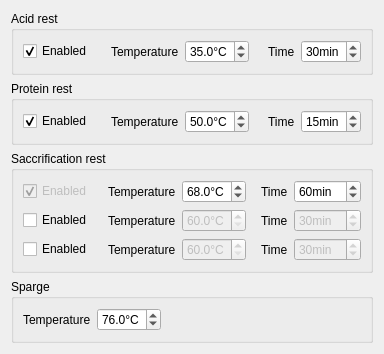
<?xml version="1.0" encoding="UTF-8"?>
<ui version="4.0">
 <class>MashScheduleWidget</class>
 <widget class="QWidget" name="MashScheduleWidget">
  <property name="windowModality">
   <enum>Qt::ApplicationModal</enum>
  </property>
  <property name="geometry">
   <rect>
    <x>0</x>
    <y>0</y>
    <width>384</width>
    <height>338</height>
   </rect>
  </property>
  <property name="windowTitle">
   <string>Mash Schedule</string>
  </property>
  <layout class="QVBoxLayout" name="verticalLayout_5">
   <item>
    <widget class="QGroupBox" name="groupBox">
     <property name="title">
      <string>Acid rest</string>
     </property>
     <layout class="QVBoxLayout" name="verticalLayout">
      <item>
       <layout class="QHBoxLayout" name="horizontalLayout">
        <item>
         <widget class="QCheckBox" name="chkAcidEnable">
          <property name="text">
           <string>Enabled</string>
          </property>
          <property name="checked">
           <bool>true</bool>
          </property>
         </widget>
        </item>
        <item>
         <spacer name="horizontalSpacer">
          <property name="orientation">
           <enum>Qt::Horizontal</enum>
          </property>
          <property name="sizeHint" stdset="0">
           <size>
            <width>40</width>
            <height>20</height>
           </size>
          </property>
         </spacer>
        </item>
        <item>
         <widget class="QLabel" name="label">
          <property name="text">
           <string>Temperature</string>
          </property>
         </widget>
        </item>
        <item>
         <widget class="QDoubleSpinBox" name="dspnAcidTemp">
          <property name="suffix">
           <string>°C</string>
          </property>
          <property name="decimals">
           <number>1</number>
          </property>
          <property name="minimum">
           <double>20.000000000000000</double>
          </property>
          <property name="maximum">
           <double>40.000000000000000</double>
          </property>
          <property name="value">
           <double>35.000000000000000</double>
          </property>
         </widget>
        </item>
        <item>
         <spacer name="horizontalSpacer_2">
          <property name="orientation">
           <enum>Qt::Horizontal</enum>
          </property>
          <property name="sizeHint" stdset="0">
           <size>
            <width>40</width>
            <height>20</height>
           </size>
          </property>
         </spacer>
        </item>
        <item>
         <widget class="QLabel" name="label_2">
          <property name="text">
           <string>Time</string>
          </property>
         </widget>
        </item>
        <item>
         <widget class="QSpinBox" name="spnAcidMin">
          <property name="suffix">
           <string>min</string>
          </property>
          <property name="minimum">
           <number>1</number>
          </property>
          <property name="value">
           <number>30</number>
          </property>
         </widget>
        </item>
       </layout>
      </item>
      <item>
       <spacer name="verticalSpacer_3">
        <property name="orientation">
         <enum>Qt::Vertical</enum>
        </property>
        <property name="sizeHint" stdset="0">
         <size>
          <width>20</width>
          <height>40</height>
         </size>
        </property>
       </spacer>
      </item>
     </layout>
    </widget>
   </item>
   <item>
    <widget class="QGroupBox" name="groupBox_2">
     <property name="title">
      <string>Protein rest</string>
     </property>
     <layout class="QVBoxLayout" name="verticalLayout_2">
      <item>
       <layout class="QHBoxLayout" name="horizontalLayout_2">
        <item>
         <widget class="QCheckBox" name="chkProteinEnable">
          <property name="text">
           <string>Enabled</string>
          </property>
          <property name="checked">
           <bool>true</bool>
          </property>
         </widget>
        </item>
        <item>
         <spacer name="horizontalSpacer_3">
          <property name="orientation">
           <enum>Qt::Horizontal</enum>
          </property>
          <property name="sizeHint" stdset="0">
           <size>
            <width>40</width>
            <height>20</height>
           </size>
          </property>
         </spacer>
        </item>
        <item>
         <widget class="QLabel" name="label_3">
          <property name="text">
           <string>Temperature</string>
          </property>
         </widget>
        </item>
        <item>
         <widget class="QDoubleSpinBox" name="dspnProteinTemp">
          <property name="suffix">
           <string>°C</string>
          </property>
          <property name="decimals">
           <number>1</number>
          </property>
          <property name="minimum">
           <double>40.000000000000000</double>
          </property>
          <property name="maximum">
           <double>60.000000000000000</double>
          </property>
          <property name="value">
           <double>50.000000000000000</double>
          </property>
         </widget>
        </item>
        <item>
         <spacer name="horizontalSpacer_4">
          <property name="orientation">
           <enum>Qt::Horizontal</enum>
          </property>
          <property name="sizeHint" stdset="0">
           <size>
            <width>40</width>
            <height>20</height>
           </size>
          </property>
         </spacer>
        </item>
        <item>
         <widget class="QLabel" name="label_4">
          <property name="text">
           <string>Time</string>
          </property>
         </widget>
        </item>
        <item>
         <widget class="QSpinBox" name="spnProteinMin">
          <property name="suffix">
           <string>min</string>
          </property>
          <property name="minimum">
           <number>1</number>
          </property>
          <property name="value">
           <number>15</number>
          </property>
         </widget>
        </item>
       </layout>
      </item>
     </layout>
    </widget>
   </item>
   <item>
    <spacer name="verticalSpacer_2">
     <property name="orientation">
      <enum>Qt::Vertical</enum>
     </property>
     <property name="sizeHint" stdset="0">
      <size>
       <width>20</width>
       <height>40</height>
      </size>
     </property>
    </spacer>
   </item>
   <item>
    <widget class="QGroupBox" name="groupBox_3">
     <property name="title">
      <string>Saccrification rest</string>
     </property>
     <layout class="QVBoxLayout" name="verticalLayout_3">
      <item>
       <layout class="QHBoxLayout" name="horizontalLayout_3">
        <item>
         <widget class="QCheckBox" name="chkSac1Enable">
          <property name="enabled">
           <bool>false</bool>
          </property>
          <property name="text">
           <string>Enabled</string>
          </property>
          <property name="checked">
           <bool>true</bool>
          </property>
         </widget>
        </item>
        <item>
         <spacer name="horizontalSpacer_5">
          <property name="orientation">
           <enum>Qt::Horizontal</enum>
          </property>
          <property name="sizeHint" stdset="0">
           <size>
            <width>40</width>
            <height>20</height>
           </size>
          </property>
         </spacer>
        </item>
        <item>
         <widget class="QLabel" name="label_5">
          <property name="text">
           <string>Temperature</string>
          </property>
         </widget>
        </item>
        <item>
         <widget class="QDoubleSpinBox" name="dspnSacTemp1">
          <property name="suffix">
           <string>°C</string>
          </property>
          <property name="decimals">
           <number>1</number>
          </property>
          <property name="minimum">
           <double>60.000000000000000</double>
          </property>
          <property name="maximum">
           <double>70.000000000000000</double>
          </property>
          <property name="value">
           <double>68.000000000000000</double>
          </property>
         </widget>
        </item>
        <item>
         <spacer name="horizontalSpacer_6">
          <property name="orientation">
           <enum>Qt::Horizontal</enum>
          </property>
          <property name="sizeHint" stdset="0">
           <size>
            <width>40</width>
            <height>20</height>
           </size>
          </property>
         </spacer>
        </item>
        <item>
         <widget class="QLabel" name="label_6">
          <property name="text">
           <string>Time</string>
          </property>
         </widget>
        </item>
        <item>
         <widget class="QSpinBox" name="spnSacTime1">
          <property name="suffix">
           <string>min</string>
          </property>
          <property name="minimum">
           <number>10</number>
          </property>
          <property name="maximum">
           <number>120</number>
          </property>
          <property name="value">
           <number>60</number>
          </property>
         </widget>
        </item>
       </layout>
      </item>
      <item>
       <layout class="QHBoxLayout" name="horizontalLayout_4">
        <item>
         <widget class="QCheckBox" name="chkSac2Enable">
          <property name="text">
           <string>Enabled</string>
          </property>
         </widget>
        </item>
        <item>
         <spacer name="horizontalSpacer_7">
          <property name="orientation">
           <enum>Qt::Horizontal</enum>
          </property>
          <property name="sizeHint" stdset="0">
           <size>
            <width>40</width>
            <height>20</height>
           </size>
          </property>
         </spacer>
        </item>
        <item>
         <widget class="QLabel" name="label_7">
          <property name="text">
           <string>Temperature</string>
          </property>
         </widget>
        </item>
        <item>
         <widget class="QDoubleSpinBox" name="dspnSacTemp2">
          <property name="enabled">
           <bool>false</bool>
          </property>
          <property name="suffix">
           <string>°C</string>
          </property>
          <property name="decimals">
           <number>1</number>
          </property>
          <property name="minimum">
           <double>60.000000000000000</double>
          </property>
          <property name="maximum">
           <double>70.000000000000000</double>
          </property>
          <property name="value">
           <double>60.000000000000000</double>
          </property>
         </widget>
        </item>
        <item>
         <spacer name="horizontalSpacer_8">
          <property name="orientation">
           <enum>Qt::Horizontal</enum>
          </property>
          <property name="sizeHint" stdset="0">
           <size>
            <width>40</width>
            <height>20</height>
           </size>
          </property>
         </spacer>
        </item>
        <item>
         <widget class="QLabel" name="label_8">
          <property name="text">
           <string>Time</string>
          </property>
         </widget>
        </item>
        <item>
         <widget class="QSpinBox" name="spnSacTime2">
          <property name="enabled">
           <bool>false</bool>
          </property>
          <property name="suffix">
           <string>min</string>
          </property>
          <property name="minimum">
           <number>10</number>
          </property>
          <property name="maximum">
           <number>120</number>
          </property>
          <property name="value">
           <number>30</number>
          </property>
         </widget>
        </item>
       </layout>
      </item>
      <item>
       <layout class="QHBoxLayout" name="horizontalLayout_5">
        <item>
         <widget class="QCheckBox" name="chkSac3Enable">
          <property name="text">
           <string>Enabled</string>
          </property>
         </widget>
        </item>
        <item>
         <spacer name="horizontalSpacer_9">
          <property name="orientation">
           <enum>Qt::Horizontal</enum>
          </property>
          <property name="sizeHint" stdset="0">
           <size>
            <width>40</width>
            <height>20</height>
           </size>
          </property>
         </spacer>
        </item>
        <item>
         <widget class="QLabel" name="label_9">
          <property name="text">
           <string>Temperature</string>
          </property>
         </widget>
        </item>
        <item>
         <widget class="QDoubleSpinBox" name="dspnSacTemp3">
          <property name="enabled">
           <bool>false</bool>
          </property>
          <property name="suffix">
           <string>°C</string>
          </property>
          <property name="decimals">
           <number>1</number>
          </property>
          <property name="minimum">
           <double>60.000000000000000</double>
          </property>
          <property name="maximum">
           <double>70.000000000000000</double>
          </property>
          <property name="value">
           <double>60.000000000000000</double>
          </property>
         </widget>
        </item>
        <item>
         <spacer name="horizontalSpacer_10">
          <property name="orientation">
           <enum>Qt::Horizontal</enum>
          </property>
          <property name="sizeHint" stdset="0">
           <size>
            <width>40</width>
            <height>20</height>
           </size>
          </property>
         </spacer>
        </item>
        <item>
         <widget class="QLabel" name="label_10">
          <property name="text">
           <string>Time</string>
          </property>
         </widget>
        </item>
        <item>
         <widget class="QSpinBox" name="spnSacTime3">
          <property name="enabled">
           <bool>false</bool>
          </property>
          <property name="suffix">
           <string>min</string>
          </property>
          <property name="minimum">
           <number>10</number>
          </property>
          <property name="maximum">
           <number>120</number>
          </property>
          <property name="value">
           <number>30</number>
          </property>
         </widget>
        </item>
       </layout>
      </item>
     </layout>
    </widget>
   </item>
   <item>
    <spacer name="verticalSpacer">
     <property name="orientation">
      <enum>Qt::Vertical</enum>
     </property>
     <property name="sizeHint" stdset="0">
      <size>
       <width>20</width>
       <height>40</height>
      </size>
     </property>
    </spacer>
   </item>
   <item>
    <widget class="QGroupBox" name="groupBox_4">
     <property name="title">
      <string>Sparge</string>
     </property>
     <layout class="QVBoxLayout" name="verticalLayout_4">
      <item>
       <layout class="QHBoxLayout" name="horizontalLayout_6">
        <item>
         <widget class="QLabel" name="label_11">
          <property name="text">
           <string>Temperature</string>
          </property>
         </widget>
        </item>
        <item>
         <widget class="QDoubleSpinBox" name="dspnSpargeTemp">
          <property name="suffix">
           <string>°C</string>
          </property>
          <property name="decimals">
           <number>1</number>
          </property>
          <property name="minimum">
           <double>70.000000000000000</double>
          </property>
          <property name="maximum">
           <double>80.000000000000000</double>
          </property>
          <property name="value">
           <double>76.000000000000000</double>
          </property>
         </widget>
        </item>
        <item>
         <spacer name="horizontalSpacer_11">
          <property name="orientation">
           <enum>Qt::Horizontal</enum>
          </property>
          <property name="sizeHint" stdset="0">
           <size>
            <width>40</width>
            <height>20</height>
           </size>
          </property>
         </spacer>
        </item>
       </layout>
      </item>
     </layout>
    </widget>
   </item>
  </layout>
 </widget>
 <resources/>
 <connections/>
</ui>
